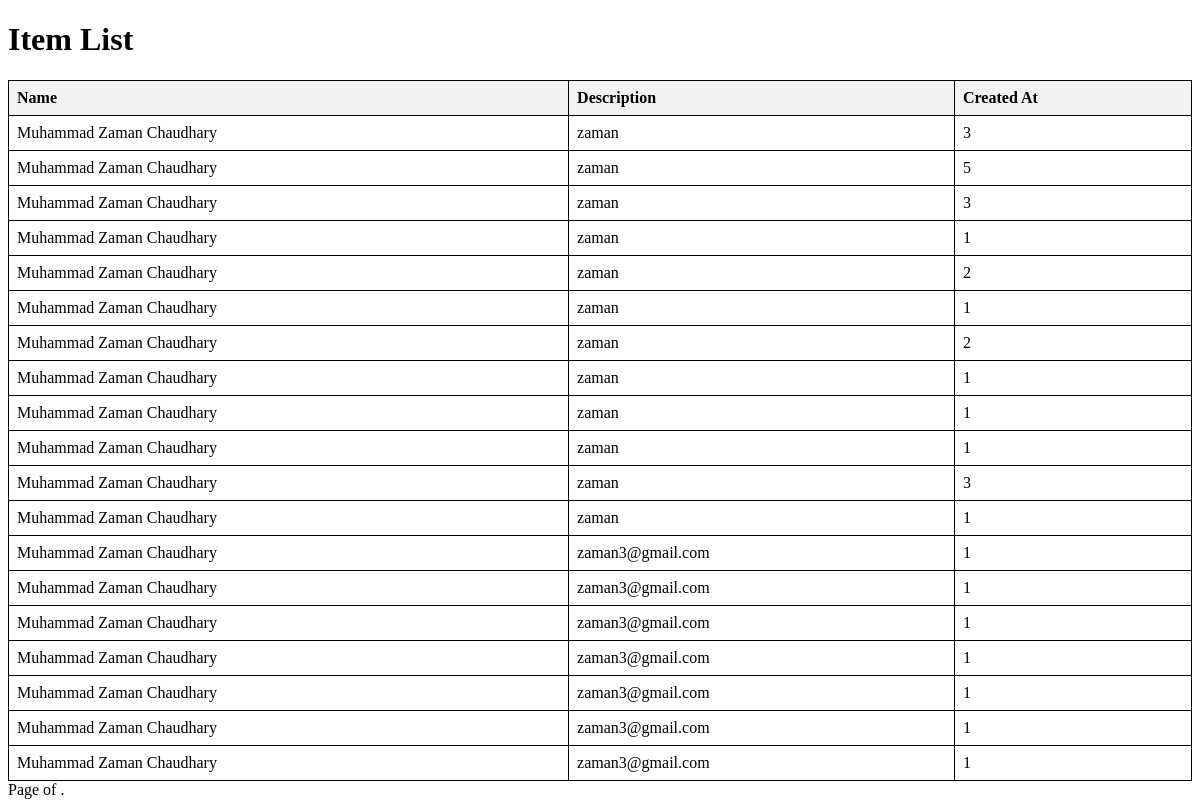
The app's page /api/mughali/reservation/items/, older data.
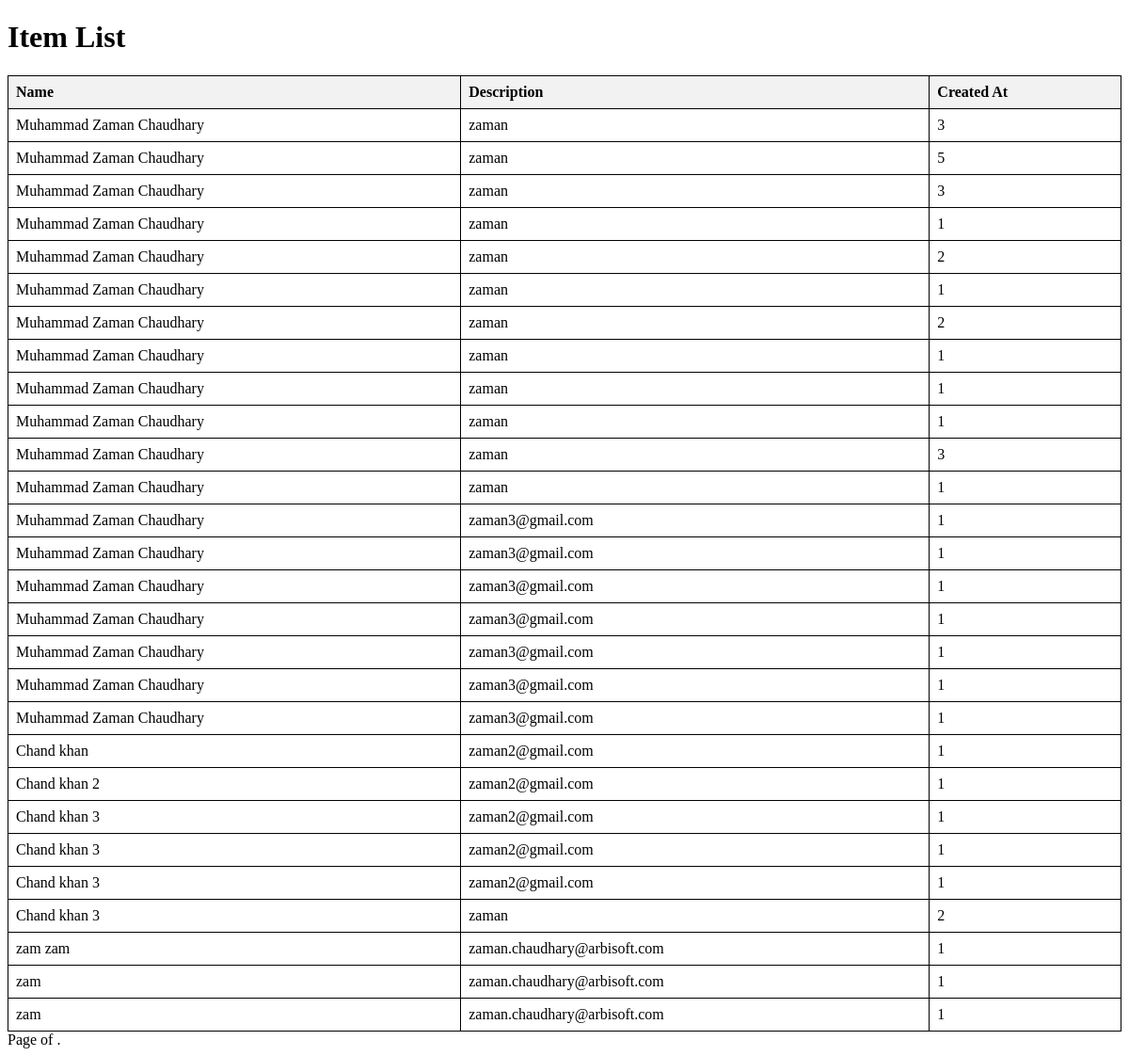
The same page, newer data.
### reservation/models.py (models this page shows, shortened)
class Reservation(models.Model):
    user = models.ForeignKey(User, on_delete=models.CASCADE)
    no_of_person = models.IntegerField()
    date = models.DateField()
    start_time = models.TimeField()
    end_time = models.TimeField()
    note = models.TextField(blank=True)
    name = models.CharField(max_length=100)
    phone = models.CharField(max_length=111, default="")
    status = models.IntegerField(choices=ReservationStatus.choices, default=ReservationStatus.PENDING)

### reservation/views.py (the view)
# urls.py: path('items/', item_list, name='item_list'),
def item_list(request):
    items = Reservation.objects.all()
    return render(request, 'item_list.html', {'items': items})

### reservation/templates/item_list.html (shortened to what this page needs)
<!DOCTYPE html>
<html lang="en">
<head>
</head>
<body>
    <h1>Item List</h1>
    <table>
        <thead>
            <tr>
                <th>Name</th>
                <th>Description</th>
                <th>Created At</th>
            </tr>
        </thead>
        <tbody>
            {% for item in items %}
                <tr>
                    <td>{{ item.name }}</td>
                    <td>{{ item.user.username }}</td>
                    <td>{{ item.status }}</td>
                </tr>
            {% endfor %}
        </tbody>
    </table>
    <div class="pagination">
        <span class="step-links">
            <span class="current">
                Page {{ items.number }} of {{ items.paginator.num_pages }}.
            </span>
        </span>
    </div>
</body>
</html>

Row changes from the older to the newer data that the page shows:
added Reservation: name "Chand khan", user.username "zaman2@gmail.com", status "1"
added Reservation: name "Chand khan 2", user.username "zaman2@gmail.com", status "1"
added Reservation: name "Chand khan 3", user.username "zaman2@gmail.com", status "1"
added Reservation: name "Chand khan 3", user.username "zaman2@gmail.com", status "1"
added Reservation: name "Chand khan 3", user.username "zaman2@gmail.com", status "1"
added Reservation: name "Chand khan 3", user.username "zaman", status "2"
added Reservation: name "zam zam", user.username "zaman.chaudhary@arbisoft.com", status "1"
added Reservation: name "zam", user.username "zaman.chaudhary@arbisoft.com", status "1"
added Reservation: name "zam", user.username "zaman.chaudhary@arbisoft.com", status "1"
